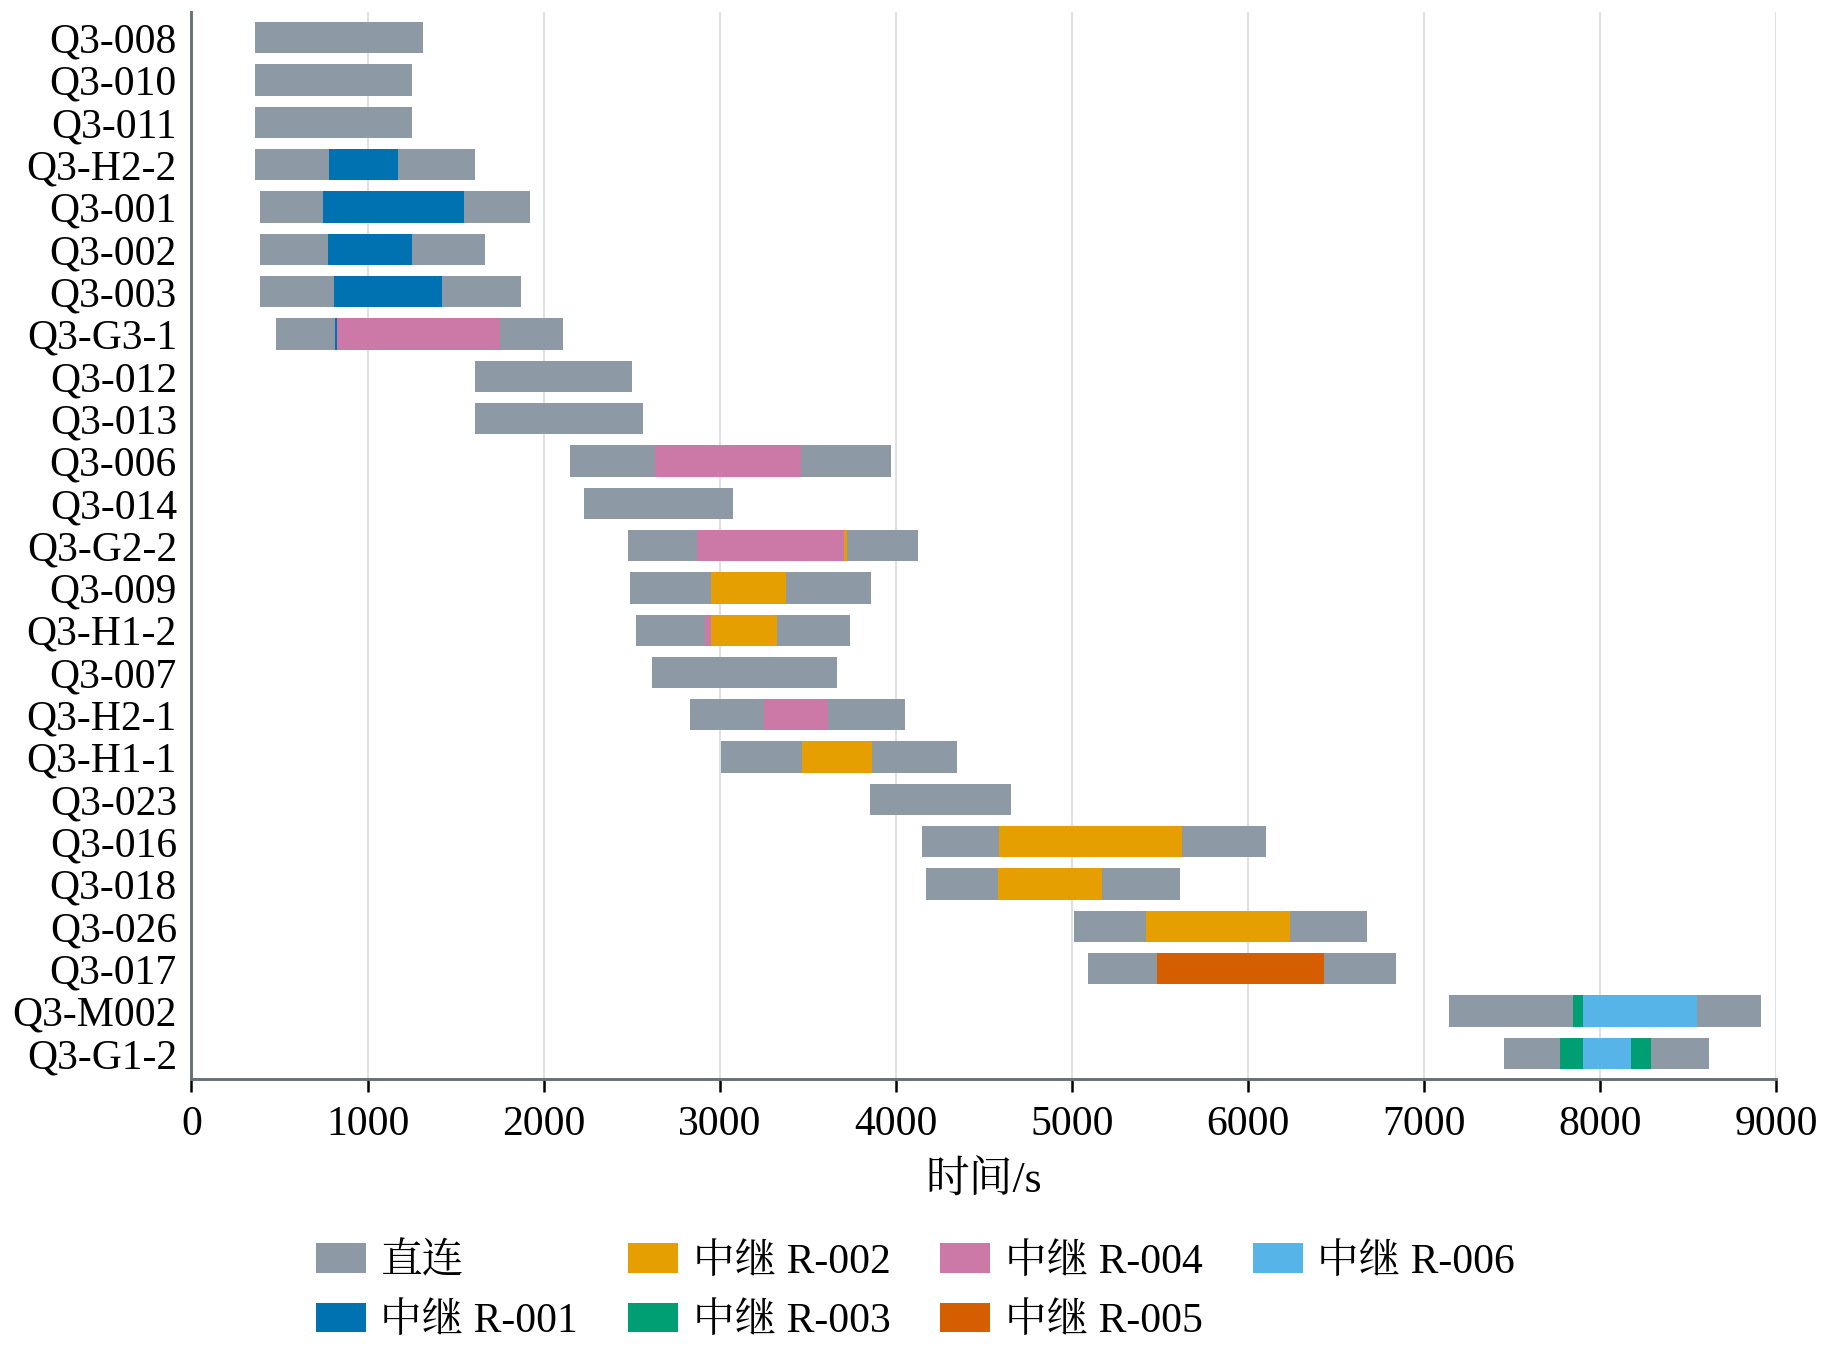

This chart was generated by the following Python code:
"""图20 改进版：问题三各运输架次的标称实际通信状态（原图源 figures/src/fig_q3_communication.py 的副本修改）。

改动：按架次开始时刻排序；图幅按原尺寸插入即可保证字号不小于 10 pt；删去与图19 重复的“中继服务窗”子图；
删去图内标题与注释（移入图题）。数据仍取原图源同名 CSV 的 interval 记录，全部 525 个状态段逐段画出。
"""
import sys
from pathlib import Path
HERE = Path(__file__).resolve().parent
sys.path.insert(0, str(HERE.parent / "lib"))
import figkit as fk
import matplotlib.pyplot as plt
from matplotlib.patches import Patch
from matplotlib.ticker import MultipleLocator

STEM = "fig_q3_communication"
SRC_CSV = fk.ORIG_FIG / "src" / f"{STEM}.csv"
PALETTE = ["#0072B2", "#E69F00", "#009E73", "#CC79A7", "#D55E00", "#56B4E9", "#332288", "#999933"]


def main():
    fk.setup()
    L = fk.labels()
    rows = fk.read_source_csv(SRC_CSV)
    states = [r for r in rows if r["record_type"] == "interval"]
    windows = [r for r in rows if r["record_type"] == "service_window"]
    relay_ids = sorted({r["relay"] for r in windows})
    assert len(states) == 525 and len(relay_ids) == 6
    colors = {"direct": "#8D99A4", **{rid: PALETTE[i % len(PALETTE)] for i, rid in enumerate(relay_ids)}}
    first = {}
    for r in states:
        first[r["task"]] = min(first.get(r["task"], 1e18), float(r["start"]))
    task_ids = sorted(first, key=lambda t: (first[t], t))
    assert len(task_ids) == 25

    fig, ax = plt.subplots(figsize=(fk.FULL_W, 11.6 * fk.CM), layout="constrained")
    ymap = {t: i for i, t in enumerate(task_ids)}
    for r in states:
        a, b = float(r["start"]), float(r["end"])
        key = "direct" if r["mode"] == "direct" else r["relay"]
        assert b > a and key in colors
        ax.barh(ymap[r["task"]], b - a, left=a, height=0.74, color=colors[key], edgecolor="none", linewidth=0)
    ax.set_yticks(range(len(task_ids)), task_ids)
    ax.set_ylim(len(task_ids) - 0.4, -0.6)
    tmax = max(float(r["end"]) for r in states)
    ax.set_xlim(0, (int(tmax / 1000) + 1) * 1000)
    ax.xaxis.set_major_locator(MultipleLocator(1000))
    ax.set_xlabel(L["common"]["time_s"])
    ax.grid(axis="x", zorder=0)
    ax.set_axisbelow(True)
    ax.tick_params(axis="y", length=0)
    handles = [Patch(fc=colors["direct"], label="直连")] + [Patch(fc=colors[r], label="中继 " + r) for r in relay_ids]
    fig.legend(handles=handles, loc="outside lower center", ncol=4, columnspacing=1.2, handletextpad=0.35,
               handlelength=1.2)
    fk.copy_source_csv(SRC_CSV, HERE, STEM)
    n_relay = sum(1 for r in states if r["mode"] != "direct")
    fk.save(fig, HERE, STEM, figure_id="图20（改进版）",
            caption="问题三各运输架次的实际通信状态（按开始时刻排列）",
            section="8.6.3",
            sources=[SRC_CSV],
            key_values={"transports": len(task_ids), "state_intervals": len(states), "direct_intervals": len(states) - n_relay,
                        "relay_intervals": n_relay, "order": task_ids},
            notes="色带为标称实际状态的开区间段，切换瞬时另按区间与边界证书判定（写入图题）。中继服务窗见图19，本图不再重复。")


if __name__ == "__main__":
    main()
